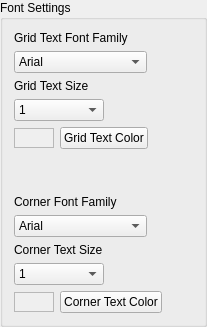
              <widget class="QGroupBox" name="groupBox5_2_2">
               <property name="title">
                <string>Font Settings</string>
               </property>
               <property name="flat">
                <bool>true</bool>
               </property>
               <layout class="QGridLayout" name="gridLayout_6">
                <item row="0" column="0">
                 <layout class="QVBoxLayout" name="verticalLayout_25">
                  <item>
                   <layout class="QVBoxLayout" name="verticalLayout_2">
                    <item>
                     <layout class="QGridLayout" name="gridLayout_10">
                      <item row="0" column="0" colspan="2">
                       <widget class="QLabel" name="textLabel7_2_2">
                        <property name="text">
                         <string>Grid Text Font Family</string>
                        </property>
                        <property name="wordWrap">
                         <bool>false</bool>
                        </property>
                       </widget>
                      </item>
                      <item row="1" column="0">
                       <widget class="QComboBox" name="cmbGeoFont">
                        <item>
                         <property name="text">
                          <string>Arial</string>
                         </property>
                        </item>
                        <item>
                         <property name="text">
                          <string>Verdana</string>
                         </property>
                        </item>
                        <item>
                         <property name="text">
                          <string>Times New Roman</string>
                         </property>
                        </item>
                        <item>
                         <property name="text">
                          <string>Symbol</string>
                         </property>
                        </item>
                        <item>
                         <property name="text">
                          <string>Courier</string>
                         </property>
                        </item>
                        <item>
                         <property name="text">
                          <string>Modern</string>
                         </property>
                        </item>
                        <item>
                         <property name="text">
                          <string>MS San Serif</string>
                         </property>
                        </item>
                        <item>
                         <property name="text">
                          <string>Smallfonts</string>
                         </property>
                        </item>
                        <item>
                         <property name="text">
                          <string>Wingdings</string>
                         </property>
                        </item>
                        <item>
                         <property name="text">
                          <string>Tahoma</string>
                         </property>
                        </item>
                        <item>
                         <property name="text">
                          <string>Impact</string>
                         </property>
                        </item>
                       </widget>
                      </item>
                      <item row="1" column="1">
                       <spacer name="horizontalSpacer_4">
                        <property name="orientation">
                         <enum>Qt::Horizontal</enum>
                        </property>
                        <property name="sizeHint" stdset="0">
                         <size>
                          <width>40</width>
                          <height>20</height>
                         </size>
                        </property>
                       </spacer>
                      </item>
                     </layout>
                    </item>
                    <item>
                     <layout class="QGridLayout" name="gridLayout_11">
                      <item row="0" column="0">
                       <widget class="QLabel" name="textLabel8_2_2">
                        <property name="text">
                         <string>Grid Text Size</string>
                        </property>
                        <property name="wordWrap">
                         <bool>false</bool>
                        </property>
                       </widget>
                      </item>
                      <item row="1" column="0">
                       <widget class="QComboBox" name="cmbGeoTextSize">
                        <property name="sizePolicy">
                         <sizepolicy hsizetype="Expanding" vsizetype="Fixed">
                          <horstretch>0</horstretch>
                          <verstretch>0</verstretch>
                         </sizepolicy>
                        </property>
                        <item>
                         <property name="text">
                          <string>1</string>
                         </property>
                        </item>
                        <item>
                         <property name="text">
                          <string>2</string>
                         </property>
                        </item>
                        <item>
                         <property name="text">
                          <string>3</string>
                         </property>
                        </item>
                        <item>
                         <property name="text">
                          <string>4</string>
                         </property>
                        </item>
                        <item>
                         <property name="text">
                          <string>5</string>
                         </property>
                        </item>
                        <item>
                         <property name="text">
                          <string>6</string>
                         </property>
                        </item>
                        <item>
                         <property name="text">
                          <string>7</string>
                         </property>
                        </item>
                        <item>
                         <property name="text">
                          <string>8</string>
                         </property>
                        </item>
                        <item>
                         <property name="text">
                          <string>9</string>
                         </property>
                        </item>
                        <item>
                         <property name="text">
                          <string>10</string>
                         </property>
                        </item>
                        <item>
                         <property name="text">
                          <string>11</string>
                         </property>
                        </item>
                        <item>
                         <property name="text">
                          <string>12</string>
                         </property>
                        </item>
                        <item>
                         <property name="text">
                          <string>13</string>
                         </property>
                        </item>
                        <item>
                         <property name="text">
                          <string>14</string>
                         </property>
                        </item>
                        <item>
                         <property name="text">
                          <string>15</string>
                         </property>
                        </item>
                        <item>
                         <property name="text">
                          <string>16</string>
                         </property>
                        </item>
                        <item>
                         <property name="text">
                          <string>17</string>
                         </property>
                        </item>
                        <item>
                         <property name="text">
                          <string>18</string>
                         </property>
                        </item>
                        <item>
                         <property name="text">
                          <string>19</string>
                         </property>
                        </item>
                        <item>
                         <property name="text">
                          <string>20</string>
                         </property>
                        </item>
                        <item>
                         <property name="text">
                          <string>25</string>
                         </property>
                        </item>
                        <item>
                         <property name="text">
                          <string>30</string>
                         </property>
                        </item>
                        <item>
                         <property name="text">
                          <string>35</string>
                         </property>
                        </item>
                        <item>
                         <property name="text">
                          <string>40</string>
                         </property>
                        </item>
                        <item>
                         <property name="text">
                          <string>45</string>
                         </property>
                        </item>
                        <item>
                         <property name="text">
                          <string>50</string>
                         </property>
                        </item>
                        <item>
                         <property name="text">
                          <string>60</string>
                         </property>
                        </item>
                        <item>
                         <property name="text">
                          <string>70</string>
                         </property>
                        </item>
                        <item>
                         <property name="text">
                          <string>80</string>
                         </property>
                        </item>
                        <item>
                         <property name="text">
                          <string>90</string>
                         </property>
                        </item>
                        <item>
                         <property name="text">
                          <string>100</string>
                         </property>
                        </item>
                       </widget>
                      </item>
                      <item row="1" column="1">
                       <spacer name="horizontalSpacer_5">
                        <property name="orientation">
                         <enum>Qt::Horizontal</enum>
                        </property>
                        <property name="sizeHint" stdset="0">
                         <size>
                          <width>40</width>
                          <height>20</height>
                         </size>
                        </property>
                       </spacer>
                      </item>
                     </layout>
                    </item>
                    <item>
                     <layout class="QHBoxLayout" name="horizontalLayout">
                      <item>
                       <widget class="QFrame" name="fraGridTextGeoColor">
                        <property name="minimumSize">
                         <size>
                          <width>40</width>
                          <height>0</height>
                         </size>
                        </property>
                        <property name="maximumSize">
                         <size>
                          <width>100</width>
                          <height>20</height>
                         </size>
                        </property>
                        <property name="autoFillBackground">
                         <bool>true</bool>
                        </property>
                        <property name="frameShape">
                         <enum>QFrame::StyledPanel</enum>
                        </property>
                        <property name="frameShadow">
                         <enum>QFrame::Raised</enum>
                        </property>
                       </widget>
                      </item>
                      <item>
                       <widget class="QPushButton" name="pbGridTextGeoColor">
                        <property name="text">
                         <string>Grid Text Color</string>
                        </property>
                       </widget>
                      </item>
                      <item>
                       <spacer name="horizontalSpacer_8">
                        <property name="orientation">
                         <enum>Qt::Horizontal</enum>
                        </property>
                        <property name="sizeHint" stdset="0">
                         <size>
                          <width>18</width>
                          <height>20</height>
                         </size>
                        </property>
                       </spacer>
                      </item>
                     </layout>
                    </item>
                   </layout>
                  </item>
                  <item>
                   <spacer name="verticalSpacer_9">
                    <property name="orientation">
                     <enum>Qt::Vertical</enum>
                    </property>
                    <property name="sizeHint" stdset="0">
                     <size>
                      <width>20</width>
                      <height>40</height>
                     </size>
                    </property>
                   </spacer>
                  </item>
                  <item>
                   <layout class="QVBoxLayout" name="verticalLayout">
                    <item>
                     <layout class="QGridLayout" name="gridLayout_15">
                      <item row="0" column="0">
                       <widget class="QLabel" name="textLabel9_2_2">
                        <property name="text">
                         <string>Corner Font Family</string>
                        </property>
                        <property name="wordWrap">
                         <bool>false</bool>
                        </property>
                       </widget>
                      </item>
                      <item row="1" column="0">
                       <widget class="QComboBox" name="cmbCornerGeoFont">
                        <item>
                         <property name="text">
                          <string>Arial</string>
                         </property>
                        </item>
                        <item>
                         <property name="text">
                          <string>Verdana</string>
                         </property>
                        </item>
                        <item>
                         <property name="text">
                          <string>Times New Roman</string>
                         </property>
                        </item>
                        <item>
                         <property name="text">
                          <string>Symbol</string>
                         </property>
                        </item>
                        <item>
                         <property name="text">
                          <string>Courier</string>
                         </property>
                        </item>
                        <item>
                         <property name="text">
                          <string>Modern</string>
                         </property>
                        </item>
                        <item>
                         <property name="text">
                          <string>MS San Serif</string>
                         </property>
                        </item>
                        <item>
                         <property name="text">
                          <string>Smallfonts</string>
                         </property>
                        </item>
                        <item>
                         <property name="text">
                          <string>Wingdings</string>
                         </property>
                        </item>
                        <item>
                         <property name="text">
                          <string>Tahoma</string>
                         </property>
                        </item>
                        <item>
                         <property name="text">
                          <string>Impact</string>
                         </property>
                        </item>
                       </widget>
                      </item>
                      <item row="1" column="1">
                       <spacer name="horizontalSpacer_9">
                        <property name="orientation">
                         <enum>Qt::Horizontal</enum>
                        </property>
                        <property name="sizeHint" stdset="0">
                         <size>
                          <width>40</width>
                          <height>20</height>
                         </size>
                        </property>
                       </spacer>
                      </item>
                     </layout>
                    </item>
                    <item>
                     <layout class="QGridLayout" name="gridLayout_43">
                      <item row="0" column="0">
                       <widget class="QLabel" name="textLabel10_2_2">
                        <property name="text">
                         <string>Corner Text Size</string>
                        </property>
                        <property name="wordWrap">
                         <bool>false</bool>
                        </property>
                       </widget>
                      </item>
                      <item row="0" column="1" rowspan="2">
                       <spacer name="horizontalSpacer_6">
                        <property name="orientation">
                         <enum>Qt::Horizontal</enum>
                        </property>
                        <property name="sizeHint" stdset="0">
                         <size>
                          <width>40</width>
                          <height>20</height>
                         </size>
                        </property>
                       </spacer>
                      </item>
                      <item row="1" column="0">
                       <widget class="QComboBox" name="cmbCornerGeoTextSize">
                        <property name="sizePolicy">
                         <sizepolicy hsizetype="Expanding" vsizetype="Fixed">
                          <horstretch>0</horstretch>
                          <verstretch>0</verstretch>
                         </sizepolicy>
                        </property>
                        <item>
                         <property name="text">
                          <string>1</string>
                         </property>
                        </item>
                        <item>
                         <property name="text">
                          <string>2</string>
                         </property>
                        </item>
                        <item>
                         <property name="text">
                          <string>3</string>
                         </property>
                        </item>
                        <item>
                         <property name="text">
                          <string>4</string>
                         </property>
                        </item>
                        <item>
                         <property name="text">
                          <string>5</string>
                         </property>
                        </item>
                        <item>
                         <property name="text">
                          <string>6</string>
                         </property>
                        </item>
                        <item>
                         <property name="text">
                          <string>7</string>
                         </property>
                        </item>
                        <item>
                         <property name="text">
                          <string>8</string>
                         </property>
                        </item>
                        <item>
                         <property name="text">
                          <string>9</string>
                         </property>
                        </item>
                        <item>
                         <property name="text">
                          <string>10</string>
                         </property>
                        </item>
                        <item>
                         <property name="text">
                          <string>11</string>
                         </property>
                        </item>
                        <item>
                         <property name="text">
                          <string>12</string>
                         </property>
                        </item>
                        <item>
                         <property name="text">
                          <string>13</string>
                         </property>
                        </item>
                        <item>
                         <property name="text">
                          <string>14</string>
                         </property>
                        </item>
                        <item>
                         <property name="text">
                          <string>15</string>
                         </property>
                        </item>
                        <item>
                         <property name="text">
                          <string>16</string>
                         </property>
                        </item>
                        <item>
                         <property name="text">
                          <string>17</string>
                         </property>
                        </item>
                        <item>
                         <property name="text">
                          <string>18</string>
                         </property>
                        </item>
                        <item>
                         <property name="text">
                          <string>19</string>
                         </property>
                        </item>
                        <item>
                         <property name="text">
                          <string>20</string>
                         </property>
                        </item>
                        <item>
                         <property name="text">
                          <string>25</string>
                         </property>
                        </item>
                        <item>
                         <property name="text">
                          <string>30</string>
                         </property>
                        </item>
                        <item>
                         <property name="text">
                          <string>35</string>
                         </property>
                        </item>
                        <item>
                         <property name="text">
                          <string>40</string>
                         </property>
                        </item>
                        <item>
                         <property name="text">
                          <string>45</string>
                         </property>
                        </item>
                        <item>
                         <property name="text">
                          <string>50</string>
                         </property>
                        </item>
                        <item>
                         <property name="text">
                          <string>60</string>
                         </property>
                        </item>
                        <item>
                         <property name="text">
                          <string>70</string>
                         </property>
                        </item>
                        <item>
                         <property name="text">
                          <string>80</string>
                         </property>
                        </item>
                        <item>
                         <property name="text">
                          <string>90</string>
                         </property>
                        </item>
                        <item>
                         <property name="text">
                          <string>100</string>
                         </property>
                        </item>
                       </widget>
                      </item>
                     </layout>
                    </item>
                    <item>
                     <layout class="QHBoxLayout" name="horizontalLayout_7">
                      <item>
                       <widget class="QFrame" name="fraCornerTextGeoColor">
                        <property name="minimumSize">
                         <size>
                          <width>40</width>
                          <height>0</height>
                         </size>
                        </property>
                        <property name="maximumSize">
                         <size>
                          <width>100</width>
                          <height>20</height>
                         </size>
                        </property>
                        <property name="autoFillBackground">
                         <bool>true</bool>
                        </property>
                        <property name="frameShape">
                         <enum>QFrame::StyledPanel</enum>
                        </property>
                        <property name="frameShadow">
                         <enum>QFrame::Raised</enum>
                        </property>
                       </widget>
                      </item>
                      <item>
                       <widget class="QPushButton" name="pbCornerTextGeoColor">
                        <property name="text">
                         <string>Corner Text Color</string>
                        </property>
                       </widget>
                      </item>
                      <item>
                       <spacer name="horizontalSpacer_7">
                        <property name="orientation">
                         <enum>Qt::Horizontal</enum>
                        </property>
                        <property name="sizeHint" stdset="0">
                         <size>
                          <width>18</width>
                          <height>20</height>
                         </size>
                        </property>
                       </spacer>
                      </item>
                     </layout>
                    </item>
                   </layout>
                  </item>
                 </layout>
                </item>
               </layout>
              </widget>
